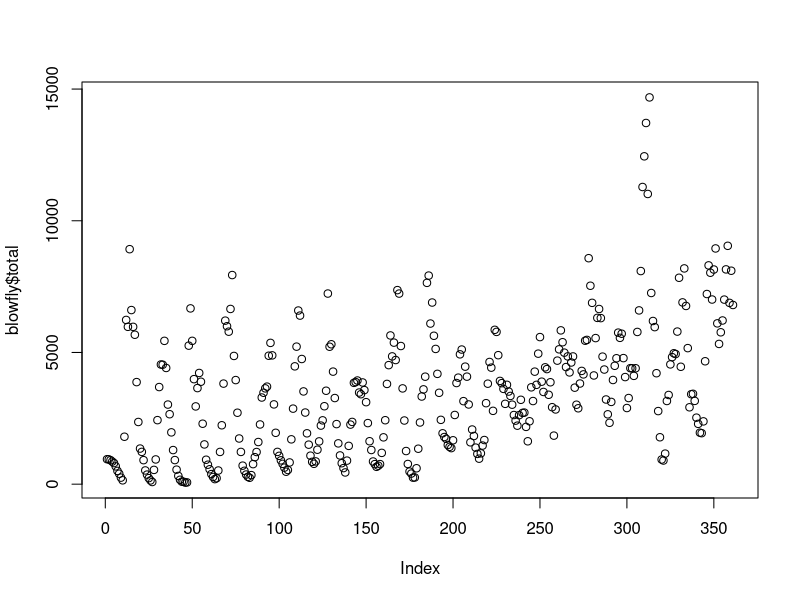
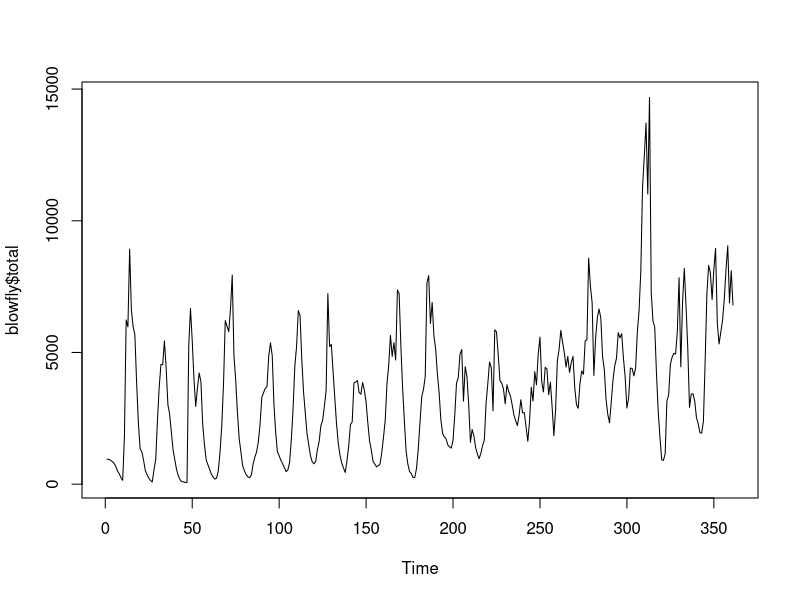
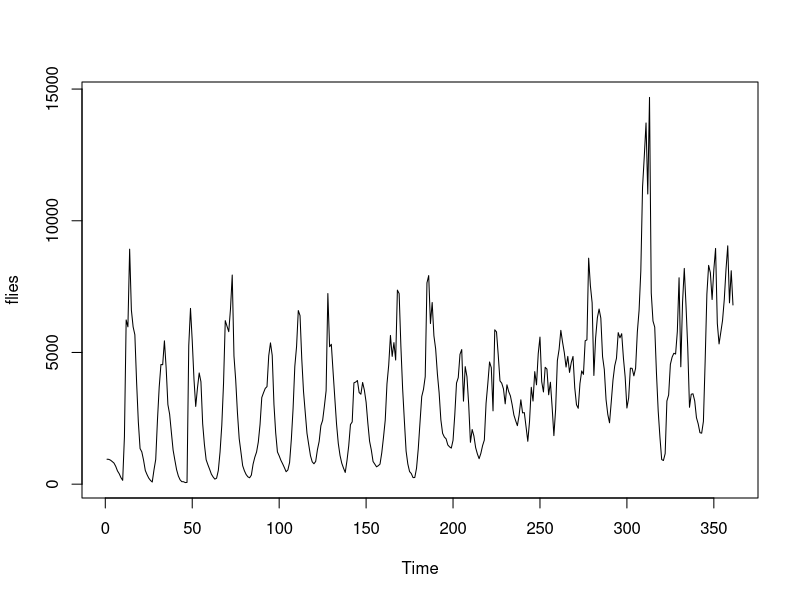
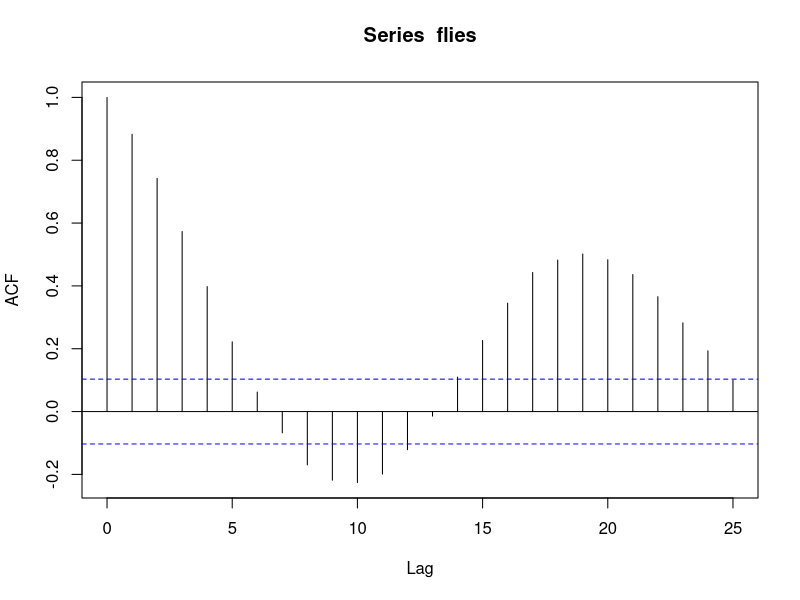
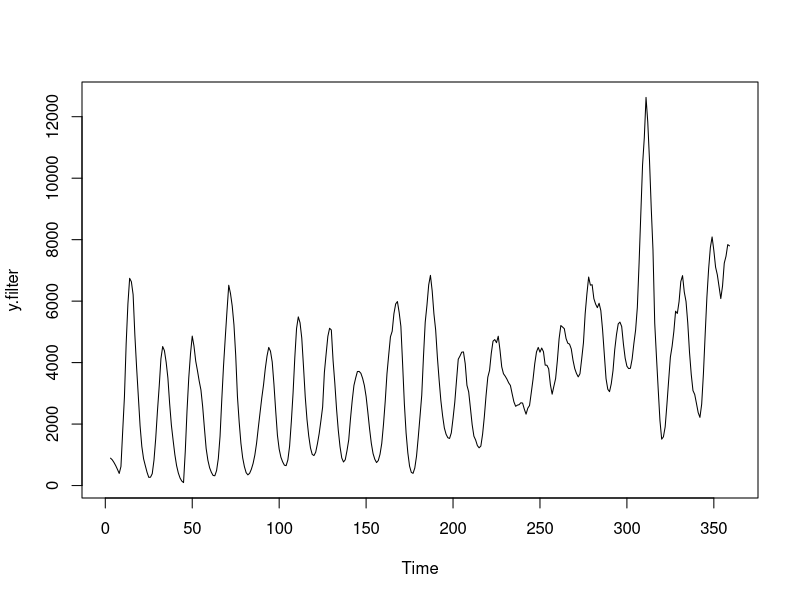
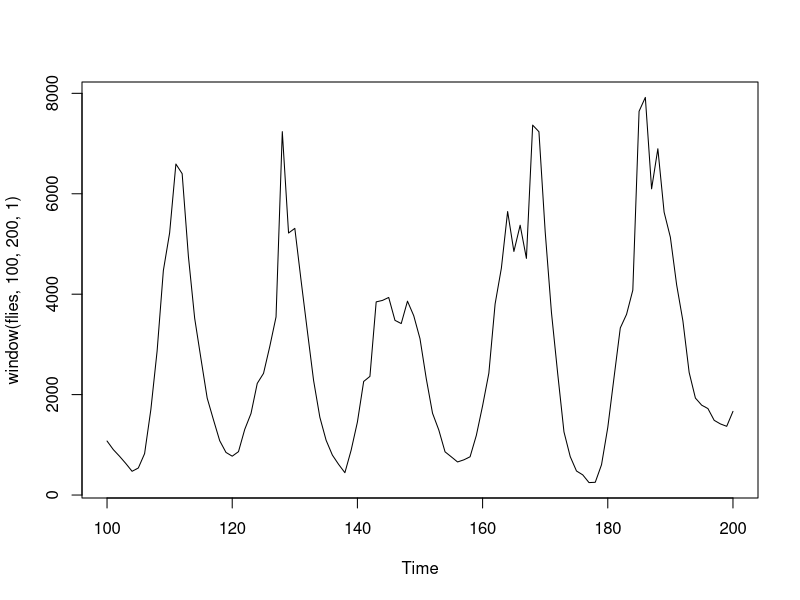
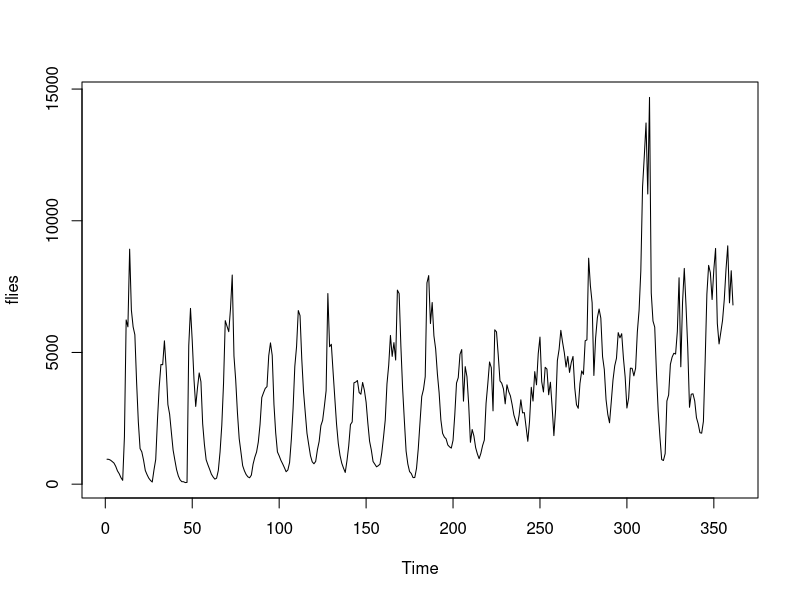
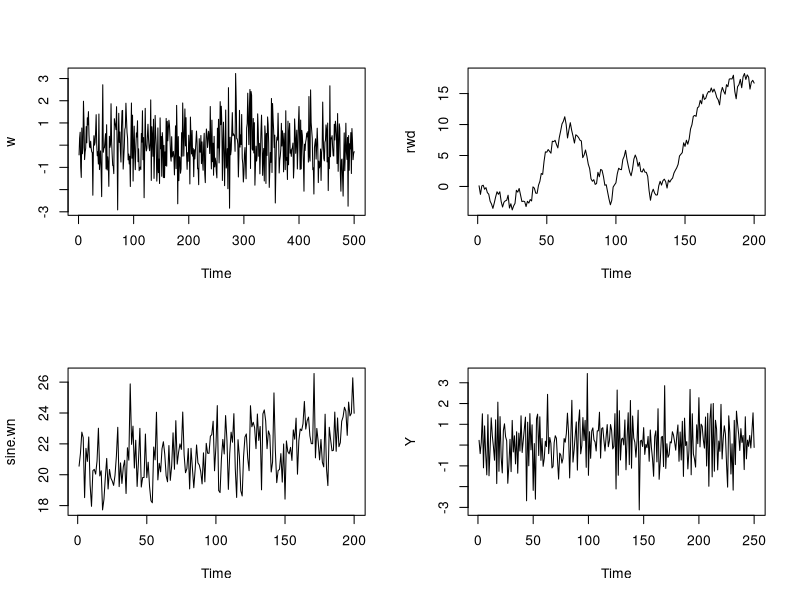

R code for these plots, in order:
## ---- chunk 1
library(magrittr) # for the pipes
# install.packages("magrittr") if not installed
## ---- chunk 2

## ---- chunk 3
blowfly <- read.csv("blowfly.csv", header = T) 
str(blowfly)
## ---- chunk 4
plot(blowfly$total)
summary(blowfly$total)
## ---- chunk 5
plot.ts(blowfly$total)
## ---- chunk 6
flies <- ts(blowfly$total)
class(flies)
typeof(flies)
## ---- chunk 7
plot(flies)
acf(flies)
y.filter <- filter(flies, filter = rep(1, 5)) / 5
plot(y.filter)

deltat(flies)

plot(window(flies, 100, 200, 1))
## ---- chunk 8
plot(flies)
## ---- chunk 9
w <- rnorm(500, 0, 1) # this is actually a perfect white noise
rw <- cumsum(rnorm(100, 0, 1))
rwd <- cumsum(rnorm(200, 0, 1) + 0.05) # random walk with drift
sine.wn <- sin(1:200 / 5) + rnorm(200, mean = 20, sd = 1.5) + seq(0, 3, length.out = 200)
Z <- rnorm(250, 0, 1)
Y <- numeric(250)
Y[1] <- Z[1]
for (i in 2:250) Y[i] <- -0.5 * Y[i - 1] + Z[i]
## ---- chunk 10
par(mfrow = c(2, 2))

plot.ts(w)
plot.ts(rwd)
plot.ts(sine.wn)
plot.ts(Y)

par(mfrow = c(1, 1))
## ---- chunk 11
plot(window(flies, 1, 100))
plot(window(flies, 1, 100, deltat = 5))
plot(window(flies, 1, 100, deltat = 10))
plot(window(flies, 1, 100, deltat = 20))
## ---- chunk 12

## ---- chunk 13
plot(flies[1:350], flies[2:351])
## ---- chunk 14
# lag=2
plot(flies[1:350], flies[3:352])
# lag=3
plot(flies[1:350], flies[4:353])
## ---- chunk 15
lag.plot(flies, lag = 8, layout = c(2, 4), diag = T)
## ---- chunk 16
lag.plot(flies, lags = 8, set.lags = 9:16, layout = c(2, 4), diag = T)
## ---- chunk 17
acf(flies)
## ---- chunk 18
a <- acf(flies, plot = F)
## ---- chunk 19
a$acf %>% head(10) # for the actual factors
## ---- chunk 20
acf(flies)
## ---- chunk 21
acf(flies, lag.max = 360, col = "red")
## ---- chunk 22
par(mfrow = c(2, 1))

plot(flies, main = NULL)
acf(flies, lag.max = 360, main = NULL)

par(mfrow = c(1, 1))
## ---- chunk 23
acf(flies, type = "covariance")$acf %>% head(10)
## ---- chunk 24
# Autocorrelation Coefficients
acc <- a$acf %>% head(12) %>% round(2)
# Partial Autocorrelation Coefficients
partial.acc <- pacf(flies, plot = F) %>% .$acf %>% head(12) %>% round(2)

plot(1:12, acc, xlab = "Lag", ylab = "Coefficient")
points(1:12, partial.acc, col = "green")
lines(1:12, rep(0, 12))
legend("topright", c("ac coefficients", "Partial ac coeffients"), col = c("black", "green"), pch = c(1, 1))

pacf(flies)
pacf(flies, lag.max = 360, col = "red")
## ---- chunk 25
plot(blowfly, lower.panel = NULL)
## ---- chunk 26
blowfly %>% ts() -> bf
plot(bf)


blowfly$eggs %>% ts() -> eggs
blowfly$nonemerging %>% ts() -> nonemerging
blowfly$emerging %>% ts() -> emerging

# ccf(eggs,flies)

ccf(nonemerging, flies)
ccf(emerging, flies)
ccf(eggs, flies)
## ---- chunk 27
spectrum(flies, main = "")
## ---- chunk 28
spec <- spectrum(flies)

(spec$spec) %>% which.max() -> maxloc # where's the maximal value ?
max.freq <- (spec$freq)[maxloc] # what's the maximal value ?
max.freq
plot(spec, main = "")
abline(v = max.freq, col = "red", lwd = 2)

1 / max.freq
## ---- chunk 29
first <- ts(flies[1:200])
second <- ts(flies[201:361])
par(mfrow = c(1, 2))
plot(first, ylim = c(0, 14000))
plot(second)
par(mfrow = c(1, 1))
## ---- chunk 30
par(mfrow = c(2, 2))
acf(first)
acf(second)
pacf(first)
pacf(second)
par(mfrow = c(1, 1))
## ---- chunk 31
firstX <- 1:length(first)
first.lm <- lm(first ~ firstX)
first.detrended <- first - predict(first.lm)

secondX <- 1:length(second)
second.lm <- lm(second ~ secondX)
second.detrended <- second - predict(second.lm)

par(mfrow = c(2, 2))
plot(first)
lines(first.lm$fitted.values, col = "red")
plot(second)
lines(second.lm$fitted.values, col = "blue")

plot.ts(first.detrended) # reminder Q: why plot.ts ?
plot.ts(second.detrended)
par(mfrow = c(1, 1))
## ---- chunk 32
first.lm$coefficients
second.lm$coefficients
## ---- chunk 33
par(mfrow = c(2, 2))
acf(first.detrended)
acf(second.detrended)
pacf(first.detrended)
pacf(second.detrended)
par(mfrow = c(1, 1))
## ---- chunk 34
par(mfrow = c(2, 1))
plot(flies)
flies %>% diff() %>% plot()
par(mfrow = c(1, 1))
## ---- chunk 35
first.diff <- diff(first)
second.diff <- diff(second)


par(mfrow = c(3, 2))
plot(first)
lines(first.lm$fitted.values, col = "red")
plot(second)
lines(second.lm$fitted.values, col = "blue")

plot.ts(first.detrended) # reminder Q: why plot.ts ?
plot.ts(second.detrended)

plot(first.diff)
plot(second.diff)

par(mfrow = c(1, 1))
## ---- chunk 36
par(mfrow = c(3, 2))

plot(first)
plot(second)

acf(first.detrended, main = "")
acf(second.detrended, main = "")

acf(first.diff, main = "")
acf(second.diff, main = "")
par(mfrow = c(1, 1))
## ---- chunk 37
w <- ts(w)
rwd <- ts(rwd)
sine.wn <- ts(sine.wn)
Y <- ts(Y)

plot(w)
plot(rwd)
plot(sine.wn)
plot(Y)
## ---- chunk 38
par(mfrow = c(2, 2))

plot(window(w, 100, 200))
plot(window(w, 100, 150))
plot(window(w, 100, 125))

par(mfrow = c(1, 1))
## ---- chunk 39
par(mfrow = c(3, 1))

v <- filter(w, sides = 2, filter = rep(1, 3) / 3)
plot(w)
lines(v, col = "red")

rwd.s <- filter(rwd, sides = 2, filter = rep(1, 3) / 3)
plot(rwd)
lines(rwd.s, col = "red")

sine.wn.s <- filter(sine.wn, sides = 2, filter = rep(1, 3) / 3)
plot(sine.wn)
lines(sine.wn.s, col = "red")

Y.s <- filter(Y, sides = 2, filter = rep(1, 3) / 3)
plot(Y)
lines(Y.s, col = "red")

par(mfrow = c(1, 1))
## ---- chunk 40
v <- filter(w, sides = 2, filter = rep(1, 9) / 9)
plot(w)
lines(v, col = "red")

rwd.s <- filter(rwd, sides = 2, filter = rep(1, 9) / 9)
plot(rwd)
lines(rwd.s, col = "red")

sine.wn.s <- filter(sine.wn, sides = 2, filter = rep(1, 9) / 9)
plot(sine.wn)
lines(sine.wn.s, col = "red")


Y.s <- filter(Y, sides = 2, filter = rep(1, 9) / 9)
plot(Y)
lines(Y.s, col = "red")
## ---- chunk 41
v <- filter(w, sides = 2, filter = rep(1, 15) / 15)
plot(w)
lines(v, col = "red")

rwd.s <- filter(rwd, sides = 2, filter = rep(1, 15) / 15)
plot(rwd)
lines(rwd.s, col = "red")

sine.wn.s <- filter(sine.wn, sides = 2, filter = rep(1, 15) / 15)
plot(sine.wn)
lines(sine.wn.s, col = "red", lwd = 3)


Y.s <- filter(Y, sides = 2, filter = rep(1, 15) / 15)
plot(Y)
lines(Y.s, col = "red")
## ---- chunk 42
t <- 1:length(sine.wn)

plot(sine.wn)
lines(sine.wn.s, col = "red", lwd = 3)
lines(ksmooth(t, sine.wn, "normal", bandwidth = 5), col = "blue", lwd = 2)

plot(sine.wn)
lines(sine.wn.s, col = "red", lwd = 3)
lines(ksmooth(t, sine.wn, "normal", bandwidth = 10), col = "blue", lwd = 2)

plot(sine.wn)
lines(sine.wn.s, col = "red", lwd = 3)
lines(ksmooth(t, sine.wn, "normal", bandwidth = 20), col = "blue", lwd = 2)
## ---- chunk 43
t <- 1:length(sine.wn)

# smoothing paraeter=0.1
plot(sine.wn)
lines(sine.wn.s, col = "red", lwd = 3)
lines(smooth.spline(t, sine.wn, spar = 0.1), col = "blue", lwd = 2)

# smoothing paraeter=1
plot(sine.wn)
lines(sine.wn.s, col = "red", lwd = 3)
lines(smooth.spline(t, sine.wn, spar = 1), col = "blue", lwd = 2)

# smoothing paraeter=0.7
plot(sine.wn)
lines(sine.wn.s, col = "red", lwd = 3)
lines(smooth.spline(t, sine.wn, spar = 0.7), col = "blue", lwd = 2)
## ---- chunk 44
t <- 1:length(flies)

plot(flies)
lines(ksmooth(t, flies, "normal", bandwidth = 5), col = "blue", lwd = 2)

# spline smoothing smoothing paraeter=0.4
plot(flies)
lines(smooth.spline(t, flies, spar = 0.4), col = "blue", lwd = 2)
## ---- chunk 45
par(mfrow = c(3, 1))
plot(w)
acf(w, main = "")
spectrum(w, main = "")
par(mfrow = c(1, 1))
## ---- chunk 46
par(mfrow = c(3, 1))
plot(ts(rw))
acf(rw, main = "")
spectrum(rw, main = "")
par(mfrow = c(1, 1))
## ---- chunk 47
rw <- cumsum(rnorm(100, 0, 1))
par(mfrow = c(3, 1))
plot(ts(rw))
acf(rw, main = "")
spectrum(rw, main = "")
par(mfrow = c(1, 1))
## ---- chunk 48
par(mfrow = c(3, 1))
plot(Y)
acf(Y)
pacf(Y, main = "")
par(mfrow = c(1, 1))
